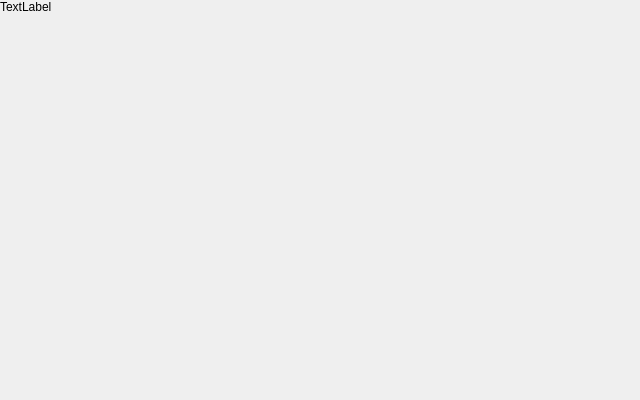
<?xml version="1.0" encoding="UTF-8"?>
<ui version="4.0">
 <class>SelectionWindow</class>
 <widget class="QWidget" name="SelectionWindow">
  <property name="geometry">
   <rect>
    <x>0</x>
    <y>0</y>
    <width>640</width>
    <height>400</height>
   </rect>
  </property>
  <property name="windowTitle">
   <string>Form</string>
  </property>
  <widget class="QLabel" name="display_image">
   <property name="geometry">
    <rect>
     <x>0</x>
     <y>0</y>
     <width>640</width>
     <height>400</height>
    </rect>
   </property>
   <property name="minimumSize">
    <size>
     <width>0</width>
     <height>0</height>
    </size>
   </property>
   <property name="text">
    <string>TextLabel</string>
   </property>
   <property name="alignment">
    <set>Qt::AlignLeading|Qt::AlignLeft|Qt::AlignTop</set>
   </property>
  </widget>
 </widget>
 <resources/>
 <connections/>
</ui>
